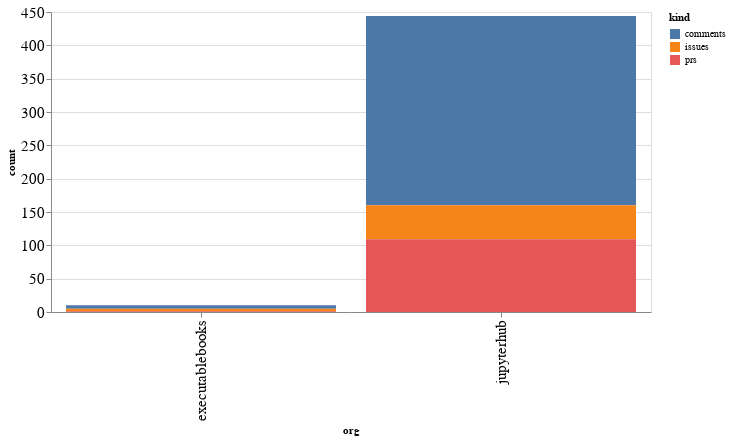

Source (notebook cell):
### Code cell
alt.Chart(org_summaries, width=600).mark_bar().encode(
    x='org',
    y='count',
    color='kind',
    tooltip="org"
)

### Figure 1 — Vega-Lite specification as saved in the notebook (floating-point values rounded to 4 significant figures)
{"config": {"axisLeft": {"labelFontSize": 15}, "axisBottom": {"labelFontSize": 15}}, "data": {"name": "data-06d245916df44e47cb69f3ec193e0985"}, "mark": "bar", "encoding": {"color": {"type": "nominal", "field": "kind"}, "tooltip": {"type": "nominal", "field": "org"}, "x": {"type": "nominal", "field": "org"}, "y": {"type": "quantitative", "field": "count"}}, "width": 600, "$schema": "https://vega.github.io/schema/vega-lite/v4.8.1.json", "datasets": {"data-06d245916df44e47cb69f3ec193e0985": [{"org": "executablebooks", "kind": "comments", "count": 5}, {"org": "executablebooks", "kind": "issues", "count": 4}, {"org": "executablebooks", "kind": "prs", "count": 1}, {"org": "jupyterhub", "kind": "comments", "count": 284}, {"org": "jupyterhub", "kind": "issues", "count": 51}, {"org": "jupyterhub", "kind": "prs", "count": 109}]}}
